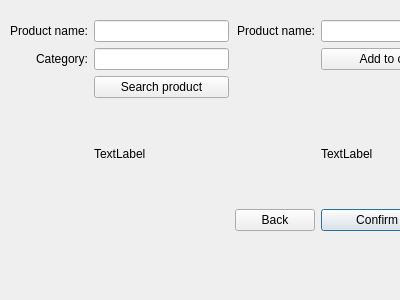
<?xml version="1.0" encoding="UTF-8"?>
<ui version="4.0">
 <class>customerWindow</class>
 <widget class="QDialog" name="customerWindow">
  <property name="geometry">
   <rect>
    <x>0</x>
    <y>0</y>
    <width>400</width>
    <height>300</height>
   </rect>
  </property>
  <property name="windowTitle">
   <string>Dialog</string>
  </property>
  <widget class="QWidget" name="gridLayoutWidget">
   <property name="geometry">
    <rect>
     <x>10</x>
     <y>20</y>
     <width>446</width>
     <height>211</height>
    </rect>
   </property>
   <layout class="QGridLayout" name="gridLayout">
    <item row="3" column="1">
     <widget class="QLabel" name="productList">
      <property name="text">
       <string>TextLabel</string>
      </property>
     </widget>
    </item>
    <item row="0" column="1">
     <widget class="QLineEdit" name="lineEdit"/>
    </item>
    <item row="4" column="3">
     <widget class="QPushButton" name="confirm">
      <property name="text">
       <string>Confirm buy</string>
      </property>
     </widget>
    </item>
    <item row="1" column="1">
     <widget class="QLineEdit" name="lineEdit_2"/>
    </item>
    <item row="1" column="3">
     <widget class="QPushButton" name="pushButton">
      <property name="text">
       <string>Add to cart</string>
      </property>
     </widget>
    </item>
    <item row="0" column="3">
     <widget class="QLineEdit" name="lineEdit_3"/>
    </item>
    <item row="0" column="0">
     <widget class="QLabel" name="label">
      <property name="text">
       <string>Product name:</string>
      </property>
      <property name="alignment">
       <set>Qt::AlignRight|Qt::AlignTrailing|Qt::AlignVCenter</set>
      </property>
     </widget>
    </item>
    <item row="0" column="2">
     <widget class="QLabel" name="label_3">
      <property name="text">
       <string>Product name:</string>
      </property>
      <property name="alignment">
       <set>Qt::AlignRight|Qt::AlignTrailing|Qt::AlignVCenter</set>
      </property>
     </widget>
    </item>
    <item row="4" column="2">
     <widget class="QPushButton" name="back">
      <property name="text">
       <string>Back</string>
      </property>
     </widget>
    </item>
    <item row="1" column="0">
     <widget class="QLabel" name="label_2">
      <property name="text">
       <string>Category:</string>
      </property>
      <property name="alignment">
       <set>Qt::AlignRight|Qt::AlignTrailing|Qt::AlignVCenter</set>
      </property>
     </widget>
    </item>
    <item row="3" column="3">
     <widget class="QLabel" name="label_5">
      <property name="text">
       <string>TextLabel</string>
      </property>
     </widget>
    </item>
    <item row="2" column="1">
     <widget class="QPushButton" name="pushButton_4">
      <property name="text">
       <string>Search product</string>
      </property>
     </widget>
    </item>
   </layout>
  </widget>
 </widget>
 <resources/>
 <connections/>
</ui>
